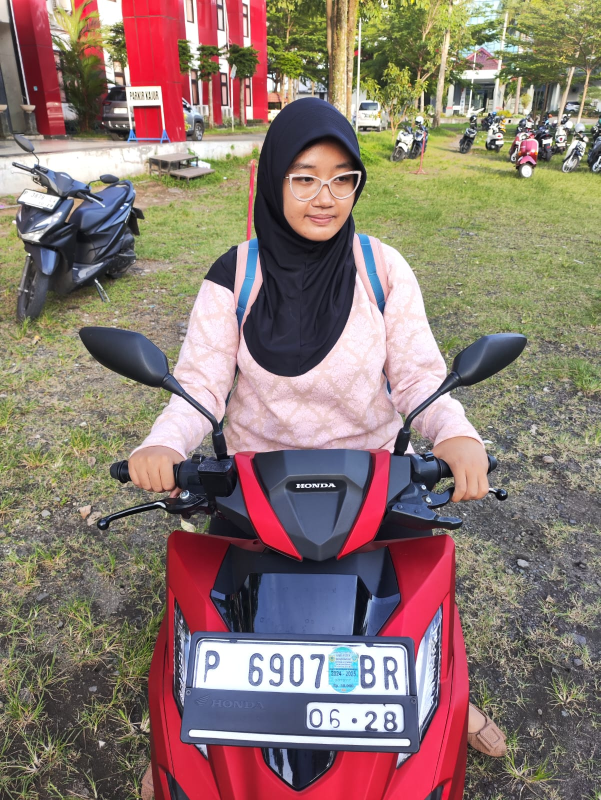
#> input picture test.jpg, 1201 x 1600 px (shown at 1/2 size)
$ python -i main.py   (imports and definitions only)
#> lines starting #> are read from the running program, lines starting #| are printed output that depends on the picture
#> further down, picture is the input picture: shape (1600, 1201, 3); mean B, G, R 111.9, 120, 139.1
# optical_character_recognition/ocr_utils.py
import cv2
import os
import uuid
from ultralytics import YOLO
import sys
import time
import numpy as np

# [19 lines left out: functions simple_loading, load_ocr_model, not called in this run]

def preprocess_plate_image(img):
    """Preprocessing: grayscale, blur, CLAHE dengan grid output."""
    # Simpan gambar asli untuk grid
    original_image = img.copy()

    # 1. Convert to grayscale
    gray = cv2.cvtColor(img, cv2.COLOR_BGR2GRAY)

    # 2. Bilateral filter untuk noise reduction
    bilateral = cv2.bilateralFilter(gray, 9, 75, 75)

    # 3. CLAHE untuk contrast enhancement
    clahe = cv2.createCLAHE(clipLimit=2.0, tileGridSize=(8, 8))
    enhanced = clahe.apply(bilateral)
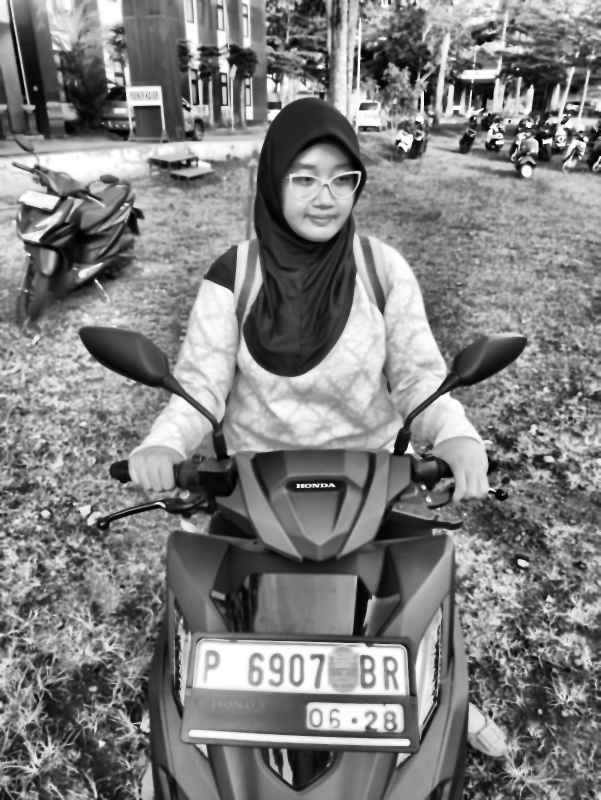
#> enhanced: shape (1600, 1201) (shown at 1/2 size); min 1, max 255, mean 127.3

    # 4. Convert back to BGR untuk YOLO
    final_result = cv2.cvtColor(enhanced, cv2.COLOR_GRAY2BGR)

    # BUAT GRID PREPROCESSING DAN SIMPAN
    grid_image = create_ocr_preprocessing_grid(original_image, gray, bilateral, enhanced, final_result)

    # Simpan grid ke folder preprocessing
    grid_dir = "optical_character_recognition/output/preprocess_grids"
    os.makedirs(grid_dir, exist_ok=True)

    grid_filename = f"preproc_grid_{uuid.uuid4().hex}.jpg"
    grid_path = os.path.join(grid_dir, grid_filename)
    cv2.imwrite(grid_path, grid_image)

    print(f"✅ Grid preprocessing disimpan: {os.path.basename(grid_path)}")

    return final_result

def create_ocr_preprocessing_grid(original, gray, bilateral, clahe, final):
    """Membuat grid gambar dengan semua tahap preprocessing OCR"""
    # Resize semua gambar ke ukuran yang sama (250x80 untuk konsistensi plat)
    size = (250, 80)

    original_resized = cv2.resize(original, size)
    gray_resized = cv2.resize(gray, size)
    bilateral_resized = cv2.resize(bilateral, size)
    clahe_resized = cv2.resize(clahe, size)
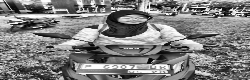
#> clahe_resized: shape (80, 250); min 1, max 255, mean 127.3
    final_resized = cv2.resize(final, size)

    # Convert grayscale images to BGR untuk konsistensi tampilan
    gray_bgr = cv2.cvtColor(gray_resized, cv2.COLOR_GRAY2BGR)
    bilateral_bgr = cv2.cvtColor(bilateral_resized, cv2.COLOR_GRAY2BGR)
    clahe_bgr = cv2.cvtColor(clahe_resized, cv2.COLOR_GRAY2BGR)

    # Tambahkan label/text pada setiap gambar
    def add_label(img, text):
#> called with text = '1. Original'
        labeled_img = img.copy()
        # Tambahkan background untuk text
        cv2.rectangle(labeled_img, (0, 0), (250, 25), (0, 0, 0), -1)
        # Tambahkan text
        cv2.putText(labeled_img, text, (5, 18),
                   cv2.FONT_HERSHEY_SIMPLEX, 0.5, (255, 255, 255), 1)
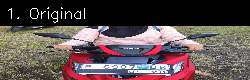
#> labeled_img: shape (80, 250, 3); mean B, G, R 79.3, 78.9, 92.1
        return labeled_img

    # Label setiap gambar
    original_labeled = add_label(original_resized, "1. Original")
    gray_labeled = add_label(gray_bgr, "2. Grayscale")
#> in add_label (call 2), `cv2.putText(labeled_img, text, (5, 18), cv2.FONT_HERSHEY_SIMPLEX, 0.5,..`: labeled_img: shape (80, 250, 3); min 0, max 255, mean 83.5
    bilateral_labeled = add_label(bilateral_bgr, "3. Bilateral Filter")
#> call 3 of add_label, with text = '3. Bilateral Filter'
#> in add_label (call 3), `cv2.putText(labeled_img, text, (5, 18), cv2.FONT_HERSHEY_SIMPLEX, 0.5,..`:
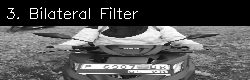
#> labeled_img: shape (80, 250, 3); min 0, max 255, mean 84.5
    clahe_labeled = add_label(clahe_bgr, "4. CLAHE Enhanced")
    final_labeled = add_label(final_resized, "5. Final Result")

    # Buat grid 2x3 (2 baris, 3 kolom)
    # Baris pertama: Original, Grayscale, Bilateral Filter
    row1 = np.hstack([original_labeled, gray_labeled, bilateral_labeled])
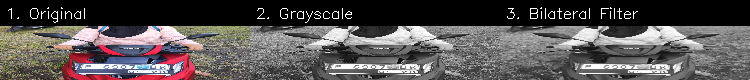
#> row1: shape (80, 750, 3); mean B, G, R 82.4, 82.3, 86.7
    # Baris kedua: CLAHE, Final Result, Kosong
    row2 = np.hstack([clahe_labeled, final_labeled, np.zeros_like(original_labeled)])
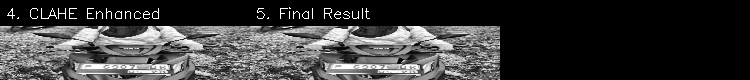
#> row2: shape (80, 750, 3); min 0, max 255, mean 59

    # Gabungkan baris
    grid = np.vstack([row1, row2])
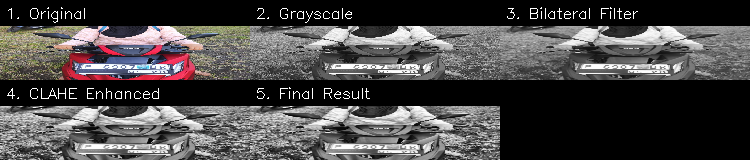
#> grid: shape (160, 750, 3); mean B, G, R 70.7, 70.6, 72.8

    return grid

# [93 lines left out: function run_ocr_on_plate, not called in this run]

# Alternatif version dengan threading loading (lebih smooth)
import threading

class OCRLoading:
    # [114 lines left out: functions __init__, _animate, start, stop, run_ocr_on_plate_smooth, not called in this run]

>>> import cv2
>>> picture = cv2.imread('../test.jpg')
>>> result = preprocess_plate_image(picture)
